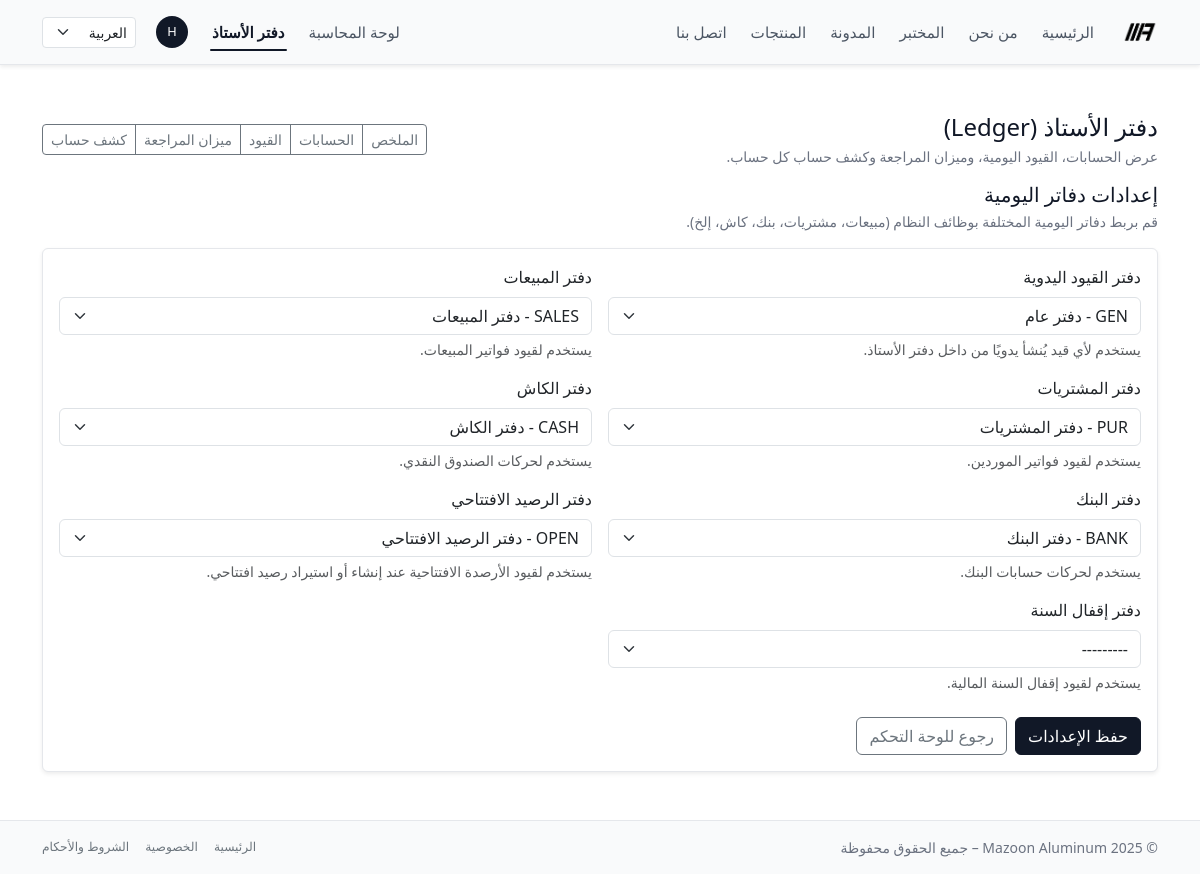
Page /ar/ledger/settings/journals/ (signed in) on the earlier database version.
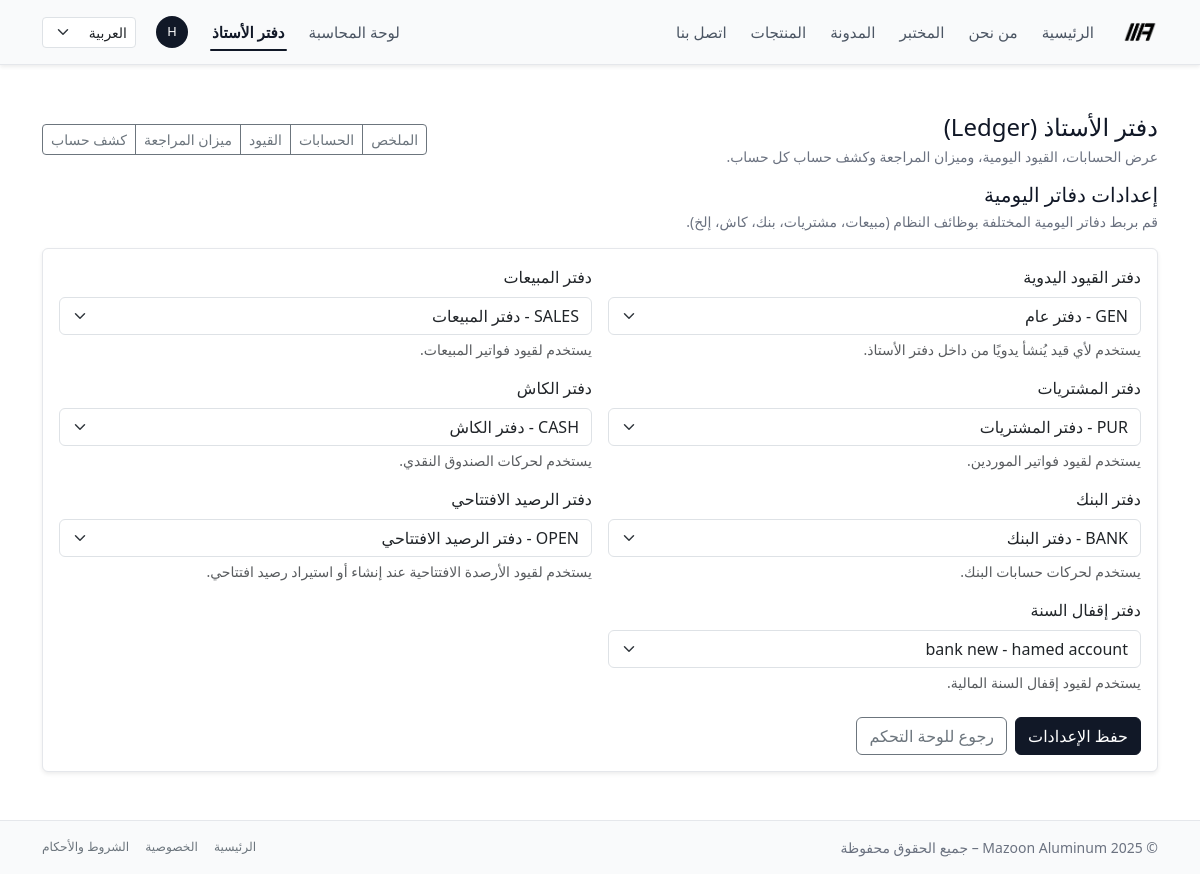
Same page on the later database version.
### ledger/models.py (models this page shows, shortened)
class LedgerSettings(models.Model):
    default_manual_journal = models.ForeignKey(
        Journal,
        null=True,
        blank=True,
        on_delete=models.PROTECT,
        related_name="as_default_manual_journal",
        limit_choices_to={"is_active": True},
        verbose_name=_("دفتر القيود اليدوية"),
        help_text=_("يستخدم لأي قيد يُنشأ يدويًا من داخل دفتر الأستاذ."),
    )
    sales_journal = models.ForeignKey(
        Journal,
        null=True,
        blank=True,
        on_delete=models.PROTECT,
        related_name="as_sales_journal",
        limit_choices_to={"is_active": True},
        verbose_name=_("دفتر المبيعات"),
        help_text=_("يستخدم لقيود فواتير المبيعات."),
    )
    purchase_journal = models.ForeignKey(
        Journal,
        null=True,
        blank=True,
        on_delete=models.PROTECT,
        related_name="as_purchase_journal",
        limit_choices_to={"is_active": True},
        verbose_name=_("دفتر المشتريات"),
        help_text=_("يستخدم لقيود فواتير الموردين."),
    )
    cash_journal = models.ForeignKey(
        Journal,
        null=True,
        blank=True,
        on_delete=models.PROTECT,
        related_name="as_cash_journal",
        limit_choices_to={"is_active": True},
        verbose_name=_("دفتر الكاش"),
        help_text=_("يستخدم لحركات الصندوق النقدي."),
    )
    bank_journal = models.ForeignKey(
        Journal,
        null=True,
        blank=True,
        on_delete=models.PROTECT,
        related_name="as_bank_journal",
        limit_choices_to={"is_active": True},
        verbose_name=_("دفتر البنك"),
        help_text=_("يستخدم لحركات حسابات البنك."),
    )
    opening_balance_journal = models.ForeignKey(
        Journal,
        null=True,
        blank=True,
        on_delete=models.PROTECT,
        related_name="as_opening_balance_journal",
        limit_choices_to={"is_active": True},
        verbose_name=_("دفتر الرصيد الافتتاحي"),
        help_text=_("يستخدم لقيود الأرصدة الافتتاحية عند إنشاء أو استيراد رصيد افتتاحي."),
    )
    closing_journal = models.ForeignKey(
        Journal,
        null=True,
        blank=True,
        on_delete=models.PROTECT,
        related_name="as_closing_journal",
        limit_choices_to={"is_active": True},
        verbose_name=_("دفتر إقفال السنة"),
        help_text=_("يستخدم لقيود إقفال السنة المالية."),
    )
    updated_at = models.DateTimeField(
        auto_now=True,
        verbose_name=_("تاريخ آخر تعديل"),
    )
    class Meta:
        verbose_name = _("إعدادات دفتر الأستاذ")
        verbose_name_plural = _("إعدادات دفتر الأستاذ")
    @classmethod
    def get_solo(cls) -> "LedgerSettings":
        obj, _ = cls.objects.get_or_create(pk=1)
        return obj

### ledger/views.py (the view)
# urls.py: path("settings/journals/",views.ledger_settings_view,name="ledger_settings",),
@ledger_staff_required
def ledger_settings_view(request):
    settings_obj = LedgerSettings.get_solo()
    if request.method == "POST":
        form = LedgerSettingsForm(request.POST, instance=settings_obj)
        if form.is_valid():
            form.save()
            messages.success(request, _("تم حفظ إعدادات دفاتر اليومية بنجاح."))
            return redirect("ledger:ledger_settings")
    else:
        form = LedgerSettingsForm(instance=settings_obj)
    return render(
        request,
        "ledger/settings/ledger_settings_form.html",
        {
            "form": form,
        },
    )

### ledger/models.py (called while the page is built)
    def __str__(self) -> str:
        return f"{self.code} - {self.name}"

### ledger/views.py (called while the page is built)
def ledger_staff_required(view_func):
    @wraps(view_func)
    def _wrapped(request, *args, **kwargs):
        user = request.user
        if not user.is_authenticated:
            return redirect("login")
        if not (user.is_staff or user.is_superuser or is_accounting_staff(user)):
            messages.error(
                request,
                _("ليس لديك صلاحية للوصول إلى هذه الصفحة."),
            )
            return redirect("login")
        return view_func(request, *args, **kwargs)
    return _wrapped

### templates/ledger/settings/ledger_settings_form.html (shortened to what this page needs)
{% extends "ledger/base_ledger.html" %}
{% load i18n %}
{% block ledger_content %}
<div class="mb-3 d-flex justify-content-between align-items-center flex-wrap gap-2">
  <div>
    <h2 class="h5 mb-1">{% trans "إعدادات دفاتر اليومية" %}</h2>
    <p class="text-muted small mb-0">
      {% trans "قم بربط دفاتر اليومية المختلفة بوظائف النظام (مبيعات، مشتريات، بنك، كاش، إلخ)." %}
    </p>
  </div>
</div>
<form method="post" class="card card-body shadow-sm">
  <div class="row g-3">
    <div class="col-md-6">
      <label class="form-label" for="{{ form.default_manual_journal.id_for_label }}">
        {{ form.default_manual_journal.label }}
      </label>
      {{ form.default_manual_journal }}
      {% if form.default_manual_journal.help_text %}
        <div class="form-text">{{ form.default_manual_journal.help_text }}</div>
      {% endif %}
    </div>
    <div class="col-md-6">
      <label class="form-label" for="{{ form.sales_journal.id_for_label }}">
        {{ form.sales_journal.label }}
      </label>
      {{ form.sales_journal }}
      {% if form.sales_journal.help_text %}
        <div class="form-text">{{ form.sales_journal.help_text }}</div>
      {% endif %}
    </div>
    <div class="col-md-6">
      <label class="form-label" for="{{ form.purchase_journal.id_for_label }}">
        {{ form.purchase_journal.label }}
      </label>
      {{ form.purchase_journal }}
      {% if form.purchase_journal.help_text %}
        <div class="form-text">{{ form.purchase_journal.help_text }}</div>
      {% endif %}
    </div>
    <div class="col-md-6">
      <label class="form-label" for="{{ form.cash_journal.id_for_label }}">
        {{ form.cash_journal.label }}
      </label>
      {{ form.cash_journal }}
      {% if form.cash_journal.help_text %}
        <div class="form-text">{{ form.cash_journal.help_text }}</div>
      {% endif %}
    </div>
    <div class="col-md-6">
      <label class="form-label" for="{{ form.bank_journal.id_for_label }}">
        {{ form.bank_journal.label }}
      </label>
      {{ form.bank_journal }}
      {% if form.bank_journal.help_text %}
        <div class="form-text">{{ form.bank_journal.help_text }}</div>
      {% endif %}
    </div>
    <div class="col-md-6">
      <label class="form-label" for="{{ form.opening_balance_journal.id_for_label }}">
        {{ form.opening_balance_journal.label }}
      </label>
      {{ form.opening_balance_journal }}
      {% if form.opening_balance_journal.help_text %}
        <div class="form-text">{{ form.opening_balance_journal.help_text }}</div>
      {% endif %}
    </div>
    <div class="col-md-6">
      <label class="form-label" for="{{ form.closing_journal.id_for_label }}">
        {{ form.closing_journal.label }}
      </label>
      {{ form.closing_journal }}
      {% if form.closing_journal.help_text %}
        <div class="form-text">{{ form.closing_journal.help_text }}</div>
      {% endif %}
    </div>
  </div>
  <div class="mt-4 d-flex gap-2">
    <button type="submit" class="btn btn-primary">
      {% trans "حفظ الإعدادات" %}
    </button>
    <a href="{% url 'ledger:dashboard' %}" class="btn btn-outline-secondary">
      {% trans "رجوع للوحة التحكم" %}
    </a>
  </div>
</form>
{% endblock %}

Differences in the rows shown:
changed LedgerSettings "GEN - دفتر عام": closing_journal "---------" → "bank new - hamed account"
